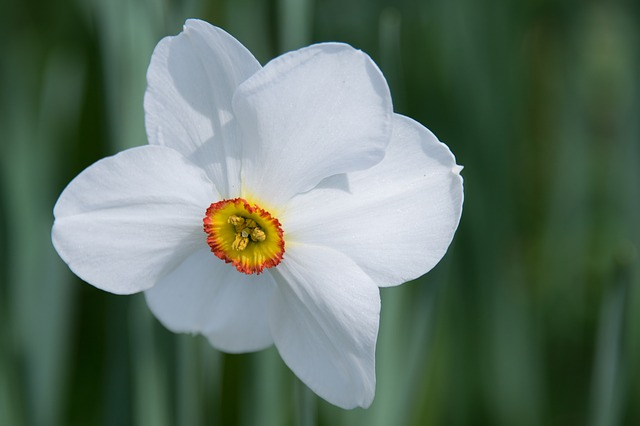
#> input picture input/flowers/daffodil/daffodil2.jpg, 640 x 426 px; its folder holds only this picture in this run
$ jupyter execute --allow-errors 2_main.ipynb
#> lines starting #> are read from the running program, lines starting #| are printed output that depends on the picture
# 2. Image Classification

[cell 1]
import os
import matplotlib.pyplot as plt
import cv2

from skimage.io import imread, imshow
from skimage.transform import resize
from skimage.feature import hog
from sklearn.svm import LinearSVC, SVC
from sklearn.metrics import accuracy_score

[cell 2]
train_path = "input/"
test_path = "test_images/"

### Collecting Train dataset

[cell 3]
labels = []
folder_labels = []
train_img_list = []
train_class_list = []

for folder in os.listdir(train_path):
    folder_labels.append(folder)
    for subclass in os.listdir(train_path + folder):
        img_class = subclass + " (" + folder + ")"
        if img_class not in labels:
            labels.append(img_class)
        for file_name in os.listdir(train_path + folder + "/" + subclass):
            # print(f"{folder} - {subclass} - {file_name}")
            train_class_list.append(labels.index(img_class))
            image_path = train_path + folder + "/" + subclass + "/" + file_name
            train_img_list.append(image_path)

print(folder_labels)
print(labels)

### Getting Train HOG descriptors

[cell 4]
train_descriptor_list = []

for image_path in train_img_list:
    img = imread(image_path)
#> img is the input picture: shape (426, 640, 3); mean R, G, B 95.8, 115, 101
    img = resize(img, (128,64))
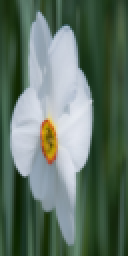
#> img: shape (128, 64, 3) float64 (shown 2 times larger); mean R, G, B 0.376, 0.451, 0.396

    descriptor, _ = hog(
        img, orientations=8, pixels_per_cell = (8, 8),
        cells_per_block = (2, 2), visualize=True, channel_axis=-1
    )
#> descriptor = 3360 values, max 0.669 at index 1928, min 0 at index 3, mean 0.103

    train_descriptor_list.append(descriptor)
#> pass 2 of the loop `for image_path in train_img_list:`:
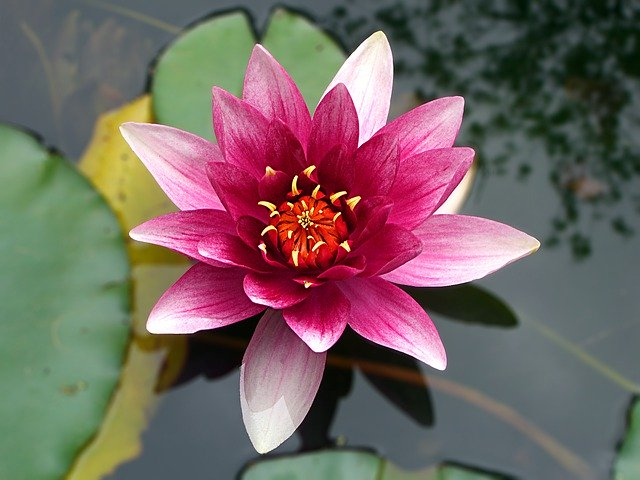
#> input picture input/flowers/lily/lily1.jpg, 640 x 480 px
#> img is the input picture: shape (480, 640, 3); mean R, G, B 117.3, 100, 98.2
#> `img = resize(img, (128,64))`:
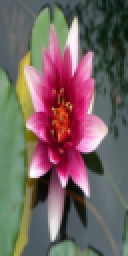
#> img: shape (128, 64, 3) float64 (shown 2 times larger); mean R, G, B 0.46, 0.392, 0.385
#> descriptor = 3360 values, max 0.484 at index 2696, min 0 at index 18, mean 0.131

### Create and Fit SVC Model

[cell 5]
model = LinearSVC()

model.fit(train_descriptor_list, train_class_list)

#### predicting train

[cell 6]
train_prediction = model.predict(train_descriptor_list)
#> train_prediction = [0, 1]
